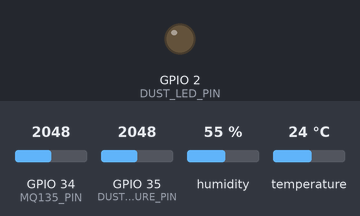
The sketch below on a simulated ESP32. Shown: output pins drawn as LEDs (lit = HIGH). The inputs (shaded band) are chosen by the test bench; at power-on: GPIO 34 (MQ135_PIN) = 2048, GPIO 35 (DUST_MEASURE_PIN) = 2048, humidity 55 %, temperature 24 °C. WiFi joins after 1.5 s; servers stay silent unless stated; uploads are accepted with an empty reply; what the sketch prints to the serial monitor is not drawn.

Above: at 1.1 s.
At 5.1 s:
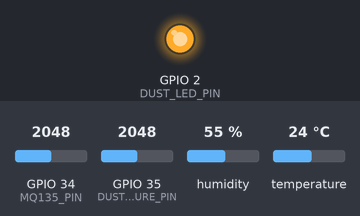
Timing chart, 0 to 6.6 s (numbered marks = the images above):
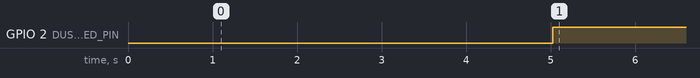

The sketch:

esp32_wroom_code.ino
```cpp
/*
 * Code ESP32 WROOM gửi dữ liệu sensor đến Django Server
 * Hỗ trợ: DHT11, MQ-135, GP2Y10
 */

#include <WiFi.h>
#include <HTTPClient.h>
#include <ArduinoJson.h>
#include <DHT.h>

// ============ WIFI CONFIGURATION ============
const char* ssid = "YOUR_WIFI_SSID";           // Tên WiFi
const char* password = "YOUR_WIFI_PASSWORD";   // Mật khẩu WiFi

// ============ SERVER CONFIGURATION ============
const char* serverUrl = "http://192.168.1.100:8000/devices/api/webhook/";
const char* apiKey = "YOUR_API_KEY";  // Lấy từ trang "Thêm thiết bị"

// ============ SENSOR PINS ============
#define DHTPIN 4           // DHT11 data pin
#define DHTTYPE DHT11      // DHT sensor type
#define MQ135_PIN 34       // MQ-135 analog pin (ADC1)
#define DUST_LED_PIN 2     // GP2Y10 LED control
#define DUST_MEASURE_PIN 35 // GP2Y10 analog pin (ADC1)

// ============ TIMING ============
unsigned long lastSendTime = 0;
const long sendInterval = 5000; // Gửi dữ liệu mỗi 5 giây

// ============ SENSOR OBJECTS ============
DHT dht(DHTPIN, DHTTYPE);

// ============ SETUP ============
void setup() {
  Serial.begin(115200);
  delay(1000);

  Serial.println("\n\n========================================");
  Serial.println("ESP32 IoT Air Quality Monitor");
  Serial.println("========================================");

  // Initialize sensors
  dht.begin();
  pinMode(DUST_LED_PIN, OUTPUT);

  Serial.println("✓ Sensors initialized");

  // Connect to WiFi
  connectToWiFi();
}

// ============ MAIN LOOP ============
void loop() {
  // Kiểm tra kết nối WiFi
  if (WiFi.status() != WL_CONNECTED) {
    Serial.println("✗ WiFi disconnected! Reconnecting...");
    connectToWiFi();
  }

  unsigned long currentTime = millis();

  // Gửi dữ liệu theo interval
  if (currentTime - lastSendTime >= sendInterval) {
    lastSendTime = currentTime;

    // Đọc dữ liệu từ sensors
    float temperature = readTemperature();
    float humidity = readHumidity();
    float gasLevel = readGasSensor();
    float dustDensity = readDustSensor();

    // Kiểm tra dữ liệu hợp lệ
    if (isnan(temperature) || isnan(humidity)) {
      Serial.println("✗ Failed to read from DHT sensor!");
      return;
    }

    // Gửi dữ liệu lên server
    sendDataToServer(temperature, humidity, gasLevel, dustDensity);
  }
}

// ============ WIFI FUNCTIONS ============
void connectToWiFi() {
  Serial.print("\nConnecting to WiFi: ");
  Serial.println(ssid);

  WiFi.begin(ssid, password);

  int attempts = 0;
  while (WiFi.status() != WL_CONNECTED && attempts < 20) {
    delay(500);
    Serial.print(".");
    attempts++;
  }

  if (WiFi.status() == WL_CONNECTED) {
    Serial.println("\n✓ WiFi connected!");
    Serial.print("  IP address: ");
    Serial.println(WiFi.localIP());
    Serial.print("  Signal strength: ");
    Serial.print(WiFi.RSSI());
    Serial.println(" dBm");
  } else {
    Serial.println("\n✗ WiFi connection failed!");
  }
}

// ============ SENSOR READING FUNCTIONS ============
float readTemperature() {
  float temp = dht.readTemperature();
  return temp;
}

float readHumidity() {
  float hum = dht.readHumidity();
  return hum;
}

float readGasSensor() {
  // Đọc giá trị analog từ MQ-135
  int rawValue = analogRead(MQ135_PIN);

  // Convert sang voltage (ESP32: 0-4095 = 0-3.3V)
  float voltage = rawValue * (3.3 / 4095.0);

  // Convert sang ppm (công thức đơn giản hóa, cần calibrate cho chính xác)
  // Trong thực tế cần calibrate với khí chuẩn
  float ppm = voltage * 100;

  return ppm;
}

float readDustSensor() {
  // GP2Y10 dust sensor protocol
  digitalWrite(DUST_LED_PIN, LOW);
  delayMicroseconds(280);

  int dustValue = analogRead(DUST_MEASURE_PIN);

  delayMicroseconds(40);
  digitalWrite(DUST_LED_PIN, HIGH);
  delayMicroseconds(9680);

  // Convert sang voltage
  float voltage = dustValue * (3.3 / 4095.0);

  // Convert sang µg/m³ (theo datasheet GP2Y10)
  // V = 0.17 * Dust Density (mg/m³) + 0.1
  float dustDensity = (voltage - 0.1) / 0.17;

  if (dustDensity < 0) dustDensity = 0;

  return dustDensity * 1000; // Convert mg/m³ to µg/m³
}

// ============ SERVER COMMUNICATION ============
void sendDataToServer(float temp, float hum, float gas, float dust) {
  if (WiFi.status() != WL_CONNECTED) {
    Serial.println("✗ WiFi not connected!");
    return;
  }

  HTTPClient http;

  // Begin connection
  http.begin(serverUrl);
  http.addHeader("Content-Type", "application/json");
  http.addHeader("X-API-Key", apiKey);
  http.setTimeout(10000); // 10 second timeout

  // Create JSON payload
  StaticJsonDocument<256> doc;
  doc["temperature"] = round(temp * 10) / 10.0;  // 1 chữ số thập phân
  doc["humidity"] = round(hum * 10) / 10.0;
  doc["gas_level"] = round(gas * 10) / 10.0;
  doc["dust_density"] = round(dust * 10) / 10.0;
  doc["ip_address"] = WiFi.localIP().toString();

  String jsonString;
  serializeJson(doc, jsonString);

  // Send POST request
  Serial.println("\n--- Sending Data ---");
  Serial.print("Server: ");
  Serial.println(serverUrl);
  Serial.print("Payload: ");
  Serial.println(jsonString);

  int httpResponseCode = http.POST(jsonString);

  // Handle response
  if (httpResponseCode > 0) {
    String response = http.getString();

    Serial.print("✓ Response code: ");
    Serial.println(httpResponseCode);
    Serial.print("  Response: ");
    Serial.println(response);

    // Print sensor values
    Serial.println("\n--- Sensor Readings ---");
    Serial.print("  Temperature: ");
    Serial.print(temp, 1);
    Serial.println(" °C");

    Serial.print("  Humidity: ");
    Serial.print(hum, 1);
    Serial.println(" %");

    Serial.print("  Gas Level: ");
    Serial.print(gas, 1);
    Serial.println(" ppm");

    Serial.print("  Dust Density: ");
    Serial.print(dust, 1);
    Serial.println(" µg/m³");
    Serial.println("---------------------");

  } else {
    Serial.print("✗ Error code: ");
    Serial.println(httpResponseCode);
    Serial.println("  Check server URL and API key!");
  }

  http.end();
}

/*
 * ============================================
 * HƯỚNG DẪN KẾT NỐI PHẦN CỨNG
 * ============================================
 *
 * ESP32 WROOM Pinout:
 *
 * DHT11 (Temperature & Humidity):
 *   VCC  -> 3.3V
 *   GND  -> GND
 *   DATA -> GPIO 4
 *
 * MQ-135 (Gas Sensor):
 *   VCC  -> 5V (hoặc VIN)
 *   GND  -> GND
 *   AOUT -> GPIO 34 (ADC1_CH6)
 *
 * GP2Y10 (Dust Sensor):
 *   V-LED -> 150Ω resistor -> 5V
 *   LED   -> GPIO 2
 *   GND   -> GND
 *   Vo    -> GPIO 35 (ADC1_CH7)
 *
 * Lưu ý:
 * - Dùng ADC1 (GPIO 32-39) vì ADC2 conflict với WiFi
 * - MQ-135 cần thời gian preheat ~24h để ổn định
 * - GP2Y10 cần capacitor 220µF giữa V-LED và GND
 *
 * ============================================
 * THƯ VIỆN CẦN CÀI ĐẶT (Arduino IDE)
 * ============================================
 *
 * 1. DHT sensor library by Adafruit
 *    Tools -> Manage Libraries -> Search "DHT sensor"
 *
 * 2. ArduinoJson by Benoit Blanchon
 *    Tools -> Manage Libraries -> Search "ArduinoJson"
 *
 * 3. HTTPClient (Built-in với ESP32)
 *
 * ============================================
 * CÁCH SỬ DỤNG
 * ============================================
 *
 * 1. Cài đặt ESP32 board:
 *    File -> Preferences -> Additional Board URLs:
 *    https://raw.githubusercontent.com/espressif/arduino-esp32/gh-pages/package_esp32_index.json
 *
 * 2. Chọn board:
 *    Tools -> Board -> ESP32 Arduino -> ESP32 Dev Module
 *
 * 3. Cấu hình:
 *    - Thay YOUR_WIFI_SSID, YOUR_WIFI_PASSWORD
 *    - Thay YOUR_API_KEY (lấy từ trang thêm thiết bị)
 *    - Thay IP server (nếu khác localhost)
 *
 * 4. Upload code lên ESP32
 *
 * 5. Mở Serial Monitor (115200 baud) để xem log
 *
 * ============================================
 */
```

Measured:
- by itself, GPIO 2 (DUST_LED_PIN): LOW → HIGH at 5.0 s
